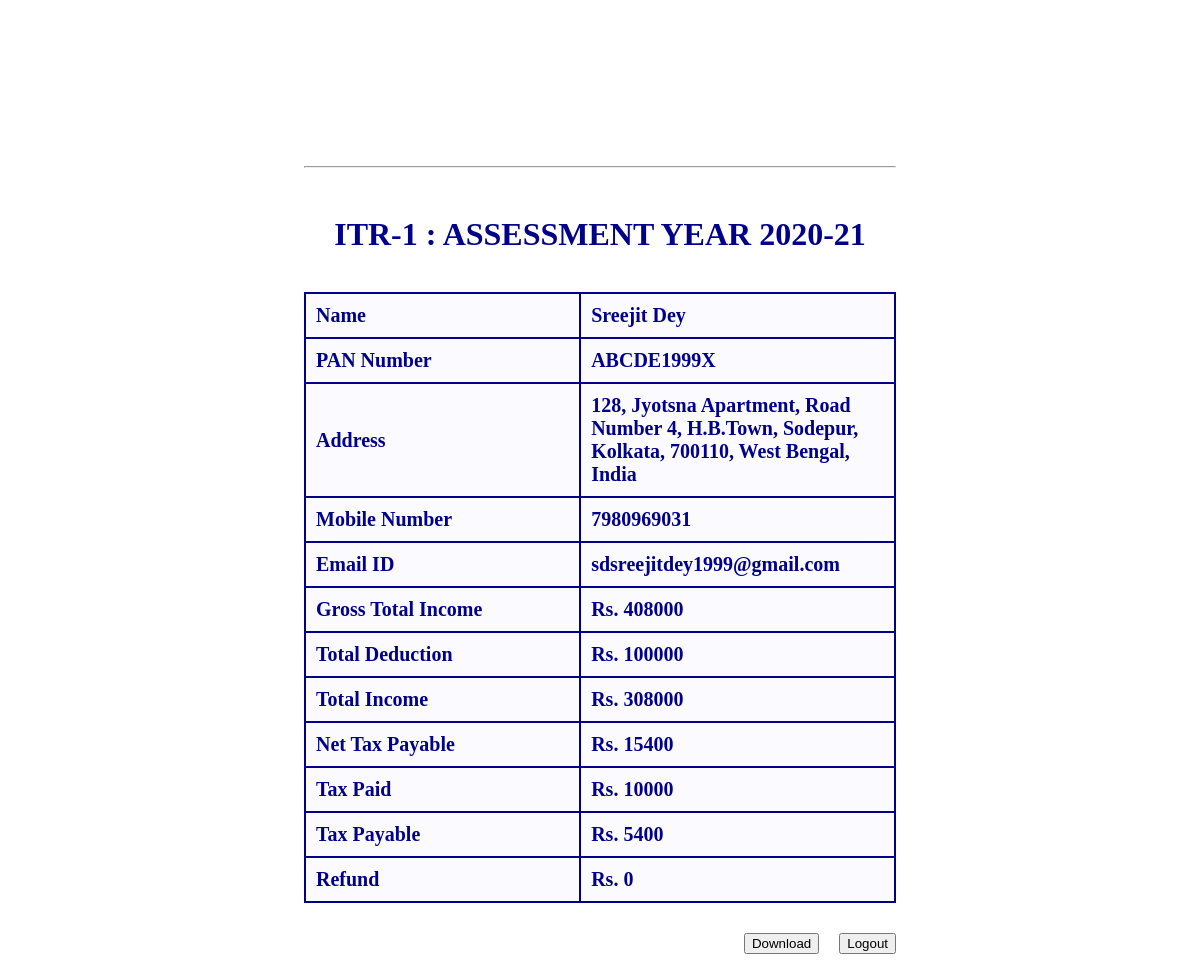
/viewack/ackform.php (signed in), run on the app's committed database.
### tables this page shows
CREATE TABLE `user_details` (
  `user_id` varchar(10) NOT NULL,
  `first_name` varchar(20) NOT NULL,
  `middle_name` varchar(20) NOT NULL,
  `last_name` varchar(20) NOT NULL,
  `date_of_birth` date NOT NULL,
  `email` varchar(50) NOT NULL,
  `mobile_no` varchar(10) NOT NULL,
  `country` varchar(10) NOT NULL,
  `state` varchar(20) NOT NULL,
  `address` varchar(500) NOT NULL
);

CREATE TABLE `income_details` (
  `user_id` varchar(10) NOT NULL,
  `gross_total` float NOT NULL,
  `total_deduction` float NOT NULL,
  `total_income` float NOT NULL,
  `net_tax` float NOT NULL,
  `tax_paid` float NOT NULL,
  `tax_payable` float NOT NULL,
  `refund_amount` float NOT NULL
);

### viewack/ackform.php (the view, shortened to what this page needs)
<!DOCTYPE html>
<html>
<head>
    <link rel="stylesheet" href="ackstyle.css">
</head>
<body>
    <?php
    include '../dbconnect/dbconn.php';
    $user_id = $_SESSION['userid'];
    $query1 = "SELECT * FROM `user_details` WHERE user_id='$user_id'";
    $result1 = mysqli_query($conn, $query1);
    $row1 = $result1->fetch_assoc();
    $first_name = $row1['first_name'];
    $middle_name = $row1['middle_name'];
    $last_name = $row1['last_name'];
    $name = $first_name.' '.$middle_name.' '.$last_name;
    $email = $row1['email'];
    $mobile_no = $row1['mobile_no'];
    $country = $row1['country'];
    $state = $row1['state'];
    $temp = $row1['address'];
    $address = $temp.', '.$state.', '.$country;
    $query2 = "SELECT * FROM `income_details` WHERE user_id='$user_id'";
    $result2 = mysqli_query($conn, $query2);
    $row2 = $result2->fetch_assoc();
    $gross_total = $row2['gross_total'];
    $total_deduction = $row2['total_deduction'];
    $total_income = $row2['total_income'];
    $net_tax = $row2['net_tax'];
    $tax_paid = $row2['tax_paid'];
    $tax_payable = $row2['tax_payable'];
    $refund_amount = $row2['refund_amount'];
    ?>
    <div id="formview" class="container">
        <div class="bgi"></div>
        <hr>
        <br>
        <h1>ITR-1 : ASSESSMENT YEAR 2020-21</h1>
        <br>
        <table>
            <tr>
                <th class="col1">Name</th>
                <th class="col2">
                    <?php echo $name?>
                </th>
            </tr>
            <tr>
                <th class="col1">PAN Number</th>
                <th class="col2">
                    <?php echo $user_id?>
                </th>
            </tr>
            <tr>
                <th class="col1">Address</th>
                <th class="col2">
                    <?php echo $address?>
                </th>
            </tr>
            <tr>
                <th class="col1">Mobile Number</th>
                <th class="col2">
                    <?php echo $mobile_no?>
                </th>
            </tr>
            <tr>
                <th class="col1">Email ID</th>
                <th class="col2">
                    <?php echo $email?>
                </th>
            </tr>
            <tr>
                <th class="col1">Gross Total Income</th>
                <th class="col2">Rs.
                    <?php echo $gross_total?>
                </th>
            </tr>
            <tr>
                <th class="col1">Total Deduction</th>
                <th class="col2">Rs.
                    <?php echo $total_deduction?>
                </th>
            </tr>
            <tr>
                <th class="col1">Total Income</th>
                <th class="col2">Rs.
                    <?php echo $total_income?>
                </th>
            </tr>
            <tr>
                <th class="col1">Net Tax Payable</th>
                <th class="col2">Rs.
                    <?php echo $net_tax?>
                </th>
            </tr>
            <tr>
                <th class="col1">Tax Paid</th>
                <th class="col2">Rs.
                    <?php echo $tax_paid?>
                </th>
            </tr>
            <tr>
                <th class="col1">Tax Payable</th>
                <th class="col2">Rs.
                    <?php echo $tax_payable?>
                </th>
            </tr>
            <tr>
                <th class="col1">Refund</th>
                <th class="col2">Rs.
                    <?php echo $refund_amount?>
                </th>
            </tr>
        </table>
    </div>
    <form action="../logout/logout.php" method="post">
        <button class="logoutbtn" id="logoutbtn" name="logoutbtn">Logout</button>
    </form>
    <button class="downloadbtn" id="downloadbtn" name="downloadbtn" onclick="SaveAsPDF()">Download</button>
    <br><br>
</body>
</html>

### viewack/ackstyle.css (style rules this page uses)
body { color: darkblue; -webkit-print-color-adjust: exact; }
h1 { text-align: center; }
.bgi { padding-top: 10%; padding-bottom: 10%; background-image: url("../images/img1.png"); background-repeat: no-repeat; background-size: 100% 100%; }
.container { margin-left: 25%; margin-right: 25%; margin-top: 40px; margin-bottom: 30px; }
table { margin: 0 auto; width: 100%; text-align: left; font-size: 20px; }
.col1 { width: 40%; }
.col2 { width: 45%; }
table, th, td { background-color: #FBFBFF; border: 2px solid darkblue; border-collapse: collapse; padding: 10px; }
.logoutbtn { margin-right: 25%; float: right; }
.downloadbtn { margin-right: 20px; float: right; }

### data on the page
user_details: name "Sreejit Dey", address "128, Jyotsna Apartment, Road Number 4, H.B.Town, Sodepur, Kolkata, 700110, West Bengal, India", mobile_no "7980969031", email "sdsreejitdey1999@gmail.com"
income_details: gross_total "408000", total_deduction "100000", total_income "308000", net_tax "15400", tax_paid "10000", tax_payable "5400", refund_amount "0"

### other printed values
$user_id "ABCDE1999X"
